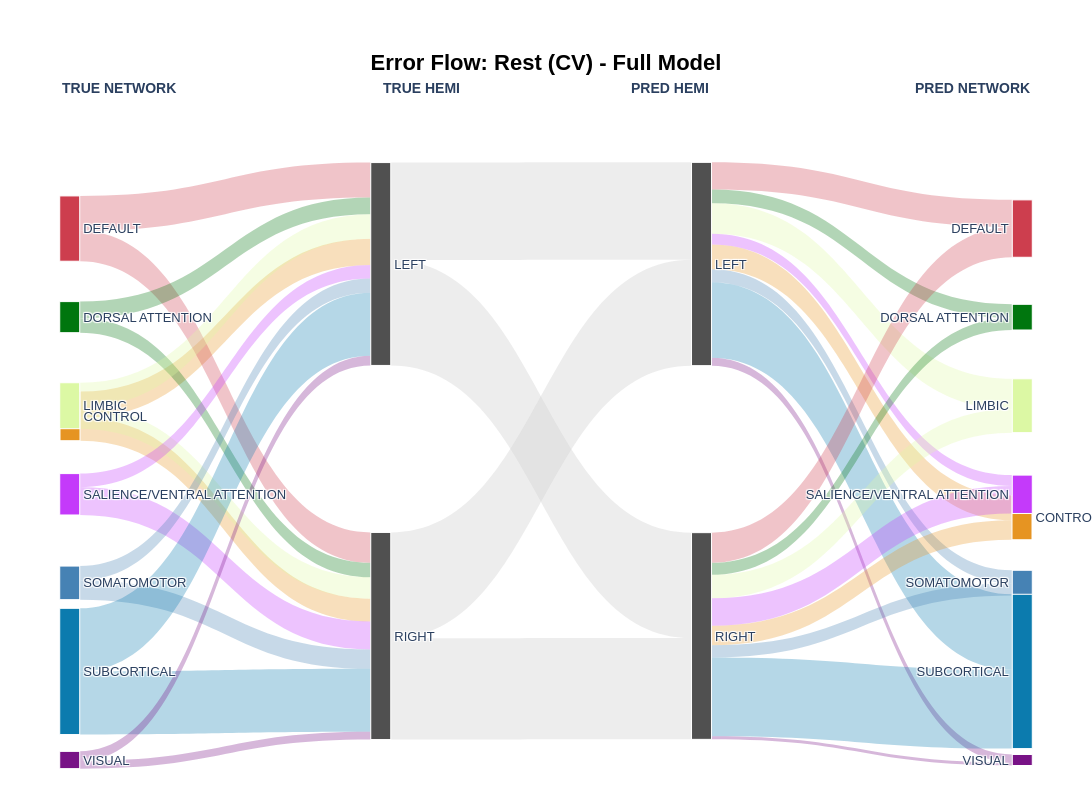

This figure's notebook cell:
### Markdown cell above
---
## 7. Sankey Flow Visualization

Sankey diagrams show the flow of classification errors from true networks through hemispheres to predicted networks.

### Code cell
import re
import pandas as pd
import plotly.graph_objects as go
def create_sankey_data(true_labels, pred_labels, region_info_df):

    """Extract error flows for Sankey diagram."""
    err_mask = true_labels != pred_labels
    lookup = region_info_df.set_index('region_idx')
    
    df = pd.DataFrame({
    'true_net': pd.Series(true_labels[err_mask]).map(lookup['major_network']),
    'pred_net': pd.Series(pred_labels[err_mask]).map(lookup['major_network']),
    'true_hemi': pd.Series(true_labels[err_mask]).map(lookup['hemisphere']),
    'pred_hemi': pd.Series(pred_labels[err_mask]).map(lookup['hemisphere'])
    })
    return df

import re
import pandas as pd
import plotly.graph_objects as go

# Network color mapping
NETWORK_COLORS = {
    'Visual': 'rgb(120, 18, 134)',
    'Somatomotor': 'rgb(70, 130, 180)',
    'Dorsal Attention': 'rgb(0, 118, 14)',
    'Salience/Ventral Attention': 'rgb(196, 58, 250)',
    'Limbic': 'rgb(220, 248, 164)',
    'Control': 'rgb(230, 148, 34)',
    'Default': 'rgb(205, 62, 78)',
    'Subcortical': 'rgb(12, 123, 174)'
}

def to_rgba(color_str, alpha=0.3):
    """Safely converts rgb strings to rgba for transparency."""
    rgb = re.findall(r'\d+', color_str)
    if len(rgb) >= 3:
        return f'rgba({rgb[0]}, {rgb[1]}, {rgb[2]}, {alpha})'
    return color_str

def build_publication_sankey(df, title):
    # 1. Setup Labels & Base Logic
    networks = sorted(df['true_net'].unique())
    n_nets = len(networks)
    
    # Node Order: True Nets (0-7) -> True Hemi (8,9) -> Pred Hemi (10,11) -> Pred Nets (12-19)
    node_labels = networks + ['Left', 'Right'] + ['Left', 'Right'] + networks
    node_colors = [NETWORK_COLORS.get(n, 'gray') for n in networks] + \
                  ['#505050']*4 + \
                  [NETWORK_COLORS.get(n, 'gray') for n in networks]

    # 2. Manual Positioning (0=Left, 1=Right for x; 0=Top, 1=Bottom for y)
    x_pos = [0.01]*n_nets + [0.33, 0.33] + [0.66, 0.66] + [0.99]*n_nets
    
    # Generate even y-spacing for networks, but fixed y for hemispheres
    net_y = [i / (n_nets - 1) for i in range(n_nets)]
    # Hemi y: Left at 0.2 (top-ish), Right at 0.8 (bottom-ish)
    y_pos = net_y + [0.2, 0.8] + [0.2, 0.8] + net_y

    sources, targets, values, link_colors = [], [], [], []

    # 3. Flow Logic
    # Layer 1: True Net -> True Hemi
    for i, net in enumerate(networks):
        for j, hemi in enumerate(['left', 'right']):
            count = len(df[(df['true_net'] == net) & (df['true_hemi'] == hemi)])
            if count > 0:
                sources.append(i)
                targets.append(n_nets + j)
                values.append(count)
                link_colors.append(to_rgba(NETWORK_COLORS.get(net), 0.3))

    # Layer 2: True Hemi -> Pred Hemi
    for i, th in enumerate(['left', 'right']):
        for j, ph in enumerate(['left', 'right']):
            count = len(df[(df['true_hemi'] == th) & (df['pred_hemi'] == ph)])
            if count > 0:
                sources.append(n_nets + i)
                targets.append(n_nets + 2 + j)
                values.append(count)
                link_colors.append('rgba(211, 211, 211, 0.4)')

    # Layer 3: Pred Hemi -> Pred Net
    for i, hemi in enumerate(['left', 'right']):
        for j, net in enumerate(networks):
            count = len(df[(df['pred_hemi'] == hemi) & (df['pred_net'] == net)])
            if count > 0:
                sources.append(n_nets + 2 + i)
                targets.append(n_nets + 4 + j)
                values.append(count)
                link_colors.append(to_rgba(NETWORK_COLORS.get(net), 0.3))

    fig = go.Figure(go.Sankey(
        arrangement = "fixed", # Necessary for manual x/y to work
        node=dict(
            label=[l.upper() for l in node_labels],
            color=node_colors,
            x=x_pos,
            y=y_pos,
            pad=30, thickness=20,
            line=dict(color="white", width=1)
        ),
        link=dict(
            source=sources, target=targets, value=values, color=link_colors,
            hovertemplate='<b>%{source.label} → %{target.label}</b><br>Count: %{value}<extra></extra>'
        )
    ))

    fig.update_layout(
        title=dict(text=f"<b>{title}</b>", x=0.5, font=dict(size=22, family="Arial", color='black')),
        width=1100, height=800,
        margin=dict(t=140, b=40, l=60, r=60),
        font=dict(family="Arial", size=13),
        plot_bgcolor='white',
        paper_bgcolor='white',
        annotations=[
            dict(x=0, y=1.1, text='<b>TRUE NETWORK</b>', showarrow=False, xref='paper', yref='paper', font=dict(size=14)),
            dict(x=0.33, y=1.1, text='<b>TRUE HEMI</b>', showarrow=False, xref='paper', yref='paper', font=dict(size=14)),
            dict(x=0.67, y=1.1, text='<b>PRED HEMI</b>', showarrow=False, xref='paper', yref='paper', font=dict(size=14)),
            dict(x=1, y=1.1, text='<b>PRED NETWORK</b>', showarrow=False, xref='paper', yref='paper', font=dict(size=14))
        ]
    )
    return fig
# Execute
df_rest = create_sankey_data(cv_true_labels_full, cv_predictions_full, region_info_full)
fig_rest = build_publication_sankey(df_rest, 'Error Flow: Rest (CV) - Full Model')
fig_rest.show()

### Figure 1 — Plotly figure (JSON) as saved in the notebook; plotly's stock layout.template omitted (floating-point values rounded to 4 significant figures)
{"data": [{"arrangement": "fixed", "link": {"color": ["rgba(230, 148, 34, 0.3)", "rgba(230, 148, 34, 0.3)", "rgba(205, 62, 78, 0.3)", "rgba(205, 62, 78, 0.3)", "rgba(0, 118, 14, 0.3)", "rgba(0, 118, 14, 0.3)", "rgba(220, 248, 164, 0.3)", "rgba(220, 248, 164, 0.3)", "rgba(196, 58, 250, 0.3)", "rgba(196, 58, 250, 0.3)", "rgba(70, 130, 180, 0.3)", "rgba(70, 130, 180, 0.3)", "rgba(12, 123, 174, 0.3)", "rgba(12, 123, 174, 0.3)", "rgba(120, 18, 134, 0.3)", "rgba(120, 18, 134, 0.3)", "rgba(211, 211, 211, 0.4)", "rgba(211, 211, 211, 0.4)", "rgba(211, 211, 211, 0.4)", "rgba(211, 211, 211, 0.4)", "rgba(230, 148, 34, 0.3)", "rgba(205, 62, 78, 0.3)", "rgba(0, 118, 14, 0.3)", "rgba(220, 248, 164, 0.3)", "rgba(196, 58, 250, 0.3)", "rgba(70, 130, 180, 0.3)", "rgba(12, 123, 174, 0.3)", "rgba(120, 18, 134, 0.3)", "rgba(230, 148, 34, 0.3)", "rgba(205, 62, 78, 0.3)", "rgba(0, 118, 14, 0.3)", "rgba(220, 248, 164, 0.3)", "rgba(196, 58, 250, 0.3)", "rgba(70, 130, 180, 0.3)", "rgba(12, 123, 174, 0.3)", "rgba(120, 18, 134, 0.3)"], "hovertemplate": "<b>%{source.label} → %{target.label}</b><br>Count: %{value}<extra></extra>", "source": [0, 0, 1, 1, 2, 2, 3, 3, 4, 4, 5, 5, 6, 6, 7, 7, 8, 8, 9, 9, 10, 10, 10, 10, 10, 10, 10, 10, 11, 11, 11, 11, 11, 11, 11, 11], "target": [8, 9, 8, 9, 8, 9, 8, 9, 8, 9, 8, 9, 8, 9, 8, 9, 10, 11, 10, 11, 12, 13, 14, 15, 16, 17, 18, 19, 12, 13, 14, 15, 16, 17, 18, 19], "value": [253, 220, 336, 292, 160, 139, 236, 206, 130, 268, 136, 187, 608, 606, 92, 74, 937, 1014, 1018, 974, 238, 262, 131, 293, 104, 125, 727, 75, 187, 290, 116, 225, 265, 117, 757, 31]}, "node": {"color": ["rgb(230, 148, 34)", "rgb(205, 62, 78)", "rgb(0, 118, 14)", "rgb(220, 248, 164)", "rgb(196, 58, 250)", "rgb(70, 130, 180)", "rgb(12, 123, 174)", "rgb(120, 18, 134)", "#505050", "#505050", "#505050", "#505050", "rgb(230, 148, 34)", "rgb(205, 62, 78)", "rgb(0, 118, 14)", "rgb(220, 248, 164)", "rgb(196, 58, 250)", "rgb(70, 130, 180)", "rgb(12, 123, 174)", "rgb(120, 18, 134)"], "label": ["CONTROL", "DEFAULT", "DORSAL ATTENTION", "LIMBIC", "SALIENCE/VENTRAL ATTENTION", "SOMATOMOTOR", "SUBCORTICAL", "VISUAL", "LEFT", "RIGHT", "LEFT", "RIGHT", "CONTROL", "DEFAULT", "DORSAL ATTENTION", "LIMBIC", "SALIENCE/VENTRAL ATTENTION", "SOMATOMOTOR", "SUBCORTICAL", "VISUAL"], "line": {"color": "white", "width": 1}, "pad": 30, "thickness": 20, "x": [0.01, 0.01, 0.01, 0.01, 0.01, 0.01, 0.01, 0.01, 0.33, 0.33, 0.66, 0.66, 0.99, 0.99, 0.99, 0.99, 0.99, 0.99, 0.99, 0.99], "y": [0, 0.1429, 0.2857, 0.4286, 0.5714, 0.7143, 0.8571, 1, 0.2, 0.8, 0.2, 0.8, 0, 0.1429, 0.2857, 0.4286, 0.5714, 0.7143, 0.8571, 1]}, "type": "sankey"}], "layout": {"annotations": [{"font": {"size": 14}, "showarrow": false, "text": "<b>TRUE NETWORK</b>", "x": 0, "xref": "paper", "y": 1.1, "yref": "paper"}, {"font": {"size": 14}, "showarrow": false, "text": "<b>TRUE HEMI</b>", "x": 0.33, "xref": "paper", "y": 1.1, "yref": "paper"}, {"font": {"size": 14}, "showarrow": false, "text": "<b>PRED HEMI</b>", "x": 0.67, "xref": "paper", "y": 1.1, "yref": "paper"}, {"font": {"size": 14}, "showarrow": false, "text": "<b>PRED NETWORK</b>", "x": 1, "xref": "paper", "y": 1.1, "yref": "paper"}], "font": {"family": "Arial", "size": 13}, "height": 800, "margin": {"b": 40, "l": 60, "r": 60, "t": 140}, "paper_bgcolor": "white", "plot_bgcolor": "white", "title": {"font": {"color": "black", "family": "Arial", "size": 22}, "text": "<b>Error Flow: Rest (CV) - Full Model</b>", "x": 0.5}, "width": 1100}}
